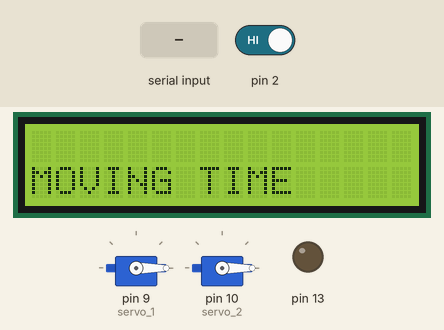
This sketch was run on a simulated Arduino Uno, built with avr-gcc and run on an emulated ATmega328P. On the bench: 2 × servo, 16×2 character LCD, output pins drawn as LEDs (lit = HIGH). The inputs (shaded band) are chosen by the test bench; at power-on: pin 2 HIGH. What the sketch prints to the serial monitor is not drawn.

Above: at 1.2 s.
1.3 s: "90,45,200\n" received over the second serial link
At 2.4 s:
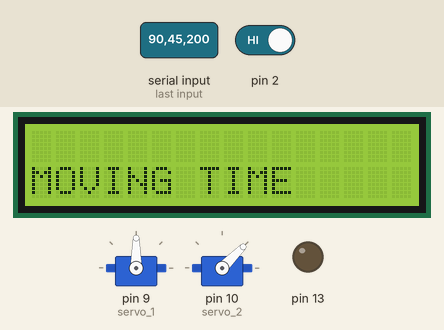
4.3 s: pin 2 driven LOW
At 4.66 s:
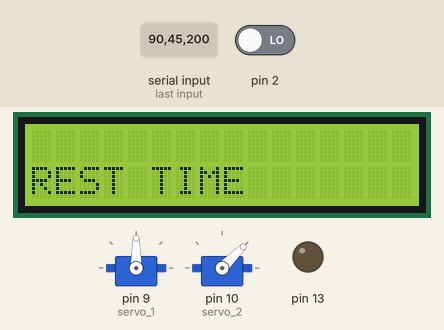
6.3 s: pin 2 driven HIGH
Timing chart, 0 to 9.3 s (numbered marks = the images above; inputs shaded):
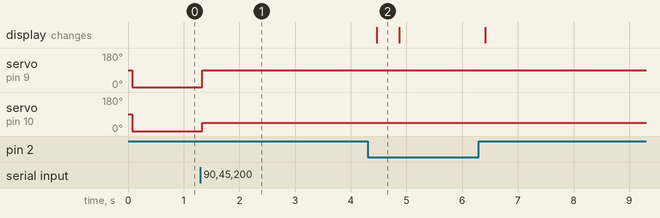

The sketch:

arduino_slave.ino
```cpp
#include <LiquidCrystal_I2C.h>

#include <SoftwareSerial.h>
#include <Servo.h>
#include <MsTimer2.h>

LiquidCrystal_I2C lcd(0x27, 16, 2);

Servo servo_1;
Servo servo_2;


char str[100];
char *sArr[5] = {NULL, };
SoftwareSerial T_Serial(3, 4);


volatile byte state = HIGH;
int duration = 500;
unsigned long pre_time = 0;
unsigned long cur_time = 0;


void isr()
{

  cur_time = millis();
  if (cur_time - pre_time >= duration) {
    state = !state;
    pre_time = cur_time;
  }

}


void setup() {
  T_Serial.begin(9600);
  Serial.begin(9600);
  servo_1.attach(9);
  servo_2.attach(10);


  pinMode(13, OUTPUT);


  attachInterrupt(0, isr, LOW);

  lcd.init();
  lcd.backlight();

}


void loop() {
  int index = 0, i = 0;
  if (state) {
    lcd.clear();
    lcd.setCursor(0, 1);
    lcd.print("MOVING TIME");

  while (T_Serial.available())
  {
    str[index++] = T_Serial.read();
    str[index] = NULL;
  }

  char* ptr = strtok(str, ",");

  while (ptr != NULL)
  {
    sArr[i] = ptr;
    i++;
    ptr = strtok(NULL, " ");
  }

  Serial.print(sArr[0]);
  Serial.print("   ");
  Serial.println(sArr[1]);


  int a = atoi(sArr[0]);
  int b = atoi(sArr[1]);

  servo_1.write(a);
  servo_2.write(b);

  delay(100);
/*
  if (state) {
    lcd.clear();
    lcd.setCursor(0, 1);
    lcd.print("MOVING TIME");
  }
  */
  } else if (!state) {
    lcd.clear();
    lcd.setCursor(0, 1);
    lcd.print("REST TIME");
  }

}
```

Measured:
- after the input at 1.3 s, servo on pin 9 (servo_1): 0° → 90° at once; servo on pin 10 (servo_2): 0° → 45° at once
- after the input at 4.3 s, the display: changes after 0.17 s (image 2)
- what the display in image 2 shows lasts 0.4 s, from 4.5 s to 4.9 s
